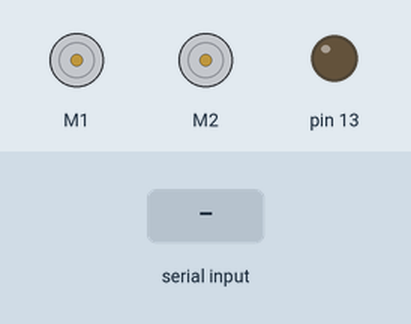
Bench run of a sketch on a simulated Arduino Leonardo, built with avr-gcc and run on an emulated ATmega32U4. Parts: 2 × DC motor (green arrow = forward, orange = backward, longer = faster), output pins drawn as LEDs (lit = HIGH). The test bench sets the inputs (shaded band).

Above: at 1.2 s.
1.3 s: "w" received over Serial
At 1.7 s:
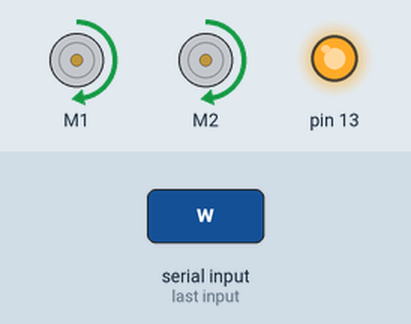
2.8 s: "s" received over Serial
At 4.0 s:
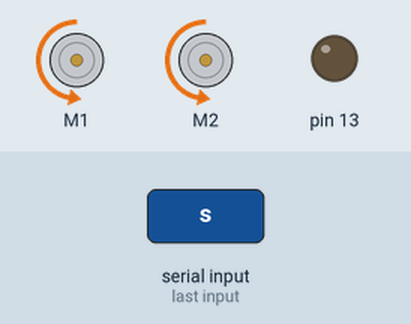
4.3 s: "a" received over Serial
At 5.2 s:
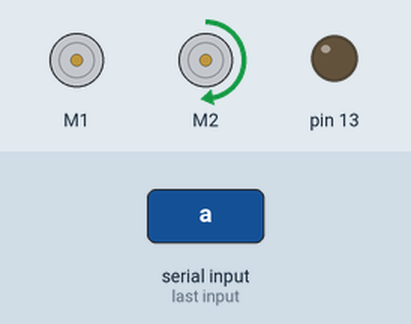
5.8 s: "d" received over Serial
At 6.3 s:
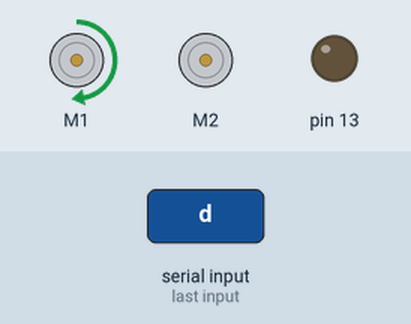
7.3 s: "e" received over Serial
At 8.7 s:
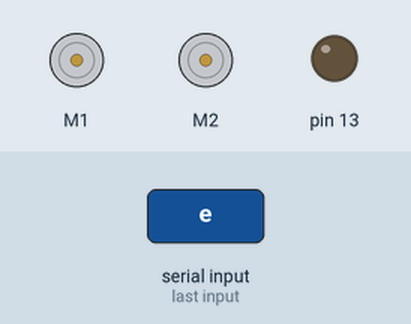
Timing chart, 0 to 9.8 s (numbered marks = the images above; inputs shaded):
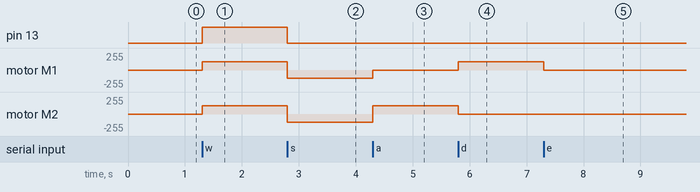

The sketch:

Mode1.ino
```cpp
#include <Wire.h>
#include <Zumo32U4.h>


Zumo32U4Motors motors;
Zumo32U4ButtonA buttonA;
char action;
int speed = 200;

//Begin comms
void setup()
{
  Serial.begin(9600);
  ledGreen(1);
}

//Simple switch to get an action and perform the action with the Zumo.
void loop()
{
  if (Serial.available() > 0)
  {
    action = Serial.read();

    switch (action)
    {
      case 'w':
        ledYellow(1);
        ledRed(0);
        ledGreen(0);
        motors.setSpeeds (speed, speed);
        delay(100);
        break;
      case 's':
        ledYellow(0);
        ledRed(0);
        ledGreen(1);
        motors.setSpeeds(speed*-1, speed*-1);
        delay(100);
        break;
      case 'a':
        // turn left
        ledRed(1);
        ledGreen(0);
        ledYellow(0);
        motors.setLeftSpeed(0);
        motors.setRightSpeed(speed);
        delay(100);
        break;
      case 'd':
        // turn right
        ledRed(1);
        ledGreen(0);
        ledYellow(0);
        motors.setLeftSpeed(speed);
        motors.setRightSpeed(0);
        delay(100);
        break;
      case 'e':
        // turn right
        ledRed(1);
        ledGreen(0);
        ledYellow(0);
        motors.setLeftSpeed(0);
        motors.setRightSpeed(0);
        delay(100);
        break;
      default:
        motors.setLeftSpeed(0);
        motors.setRightSpeed(0);
        ledYellow(0);
        ledRed(0);
        ledGreen(0);
        delay(100);
    }
  }
}
```

Measured:
- after the input at 1.3 s, pin 13: LOW → HIGH at once; motor M1, motor M2: stopped → forward 127/255 at once
- after the input at 2.8 s, pin 13: HIGH → LOW at once; motor M1, motor M2: forward 127/255 → backward 127/255 at once
- after the input at 4.3 s, motor M1: backward 127/255 → stopped at once; motor M2: backward 127/255 → forward 127/255 at once
- after the input at 5.8 s, motor M1: stopped → forward 127/255 at once; motor M2: forward 127/255 → stopped at once
- after the input at 7.3 s, motor M1: forward 127/255 → stopped at once
